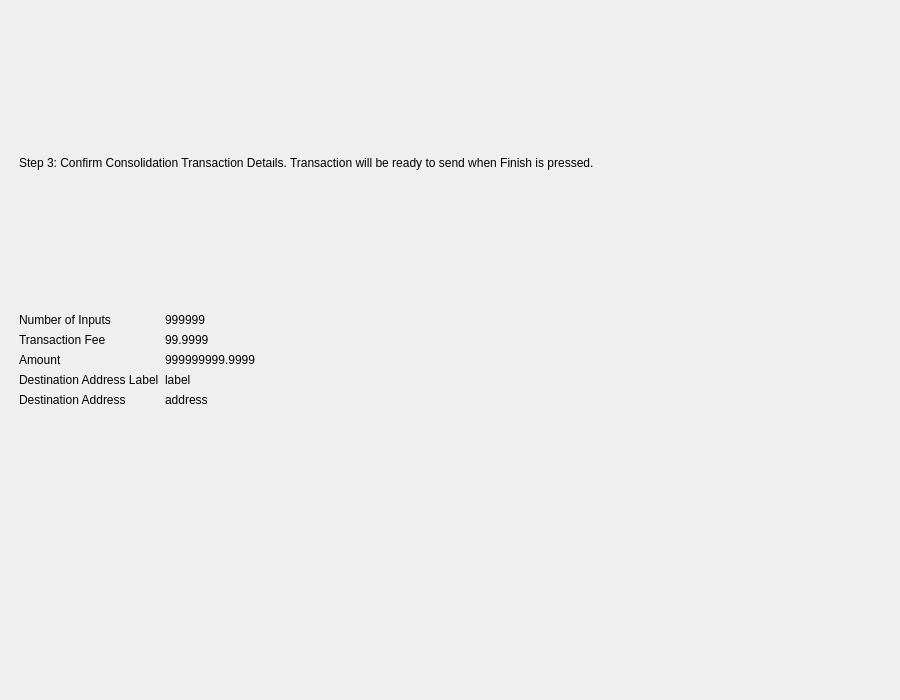
<?xml version="1.0" encoding="UTF-8"?>
<ui version="4.0">
 <class>ConsolidateUnspentWizardSendPage</class>
 <widget class="QWizardPage" name="ConsolidateUnspentWizardSendPage">
  <property name="geometry">
   <rect>
    <x>0</x>
    <y>0</y>
    <width>900</width>
    <height>700</height>
   </rect>
  </property>
  <property name="windowTitle">
   <string>WizardPage</string>
  </property>
  <widget class="QWidget" name="verticalLayoutWidget">
   <property name="geometry">
    <rect>
     <x>19</x>
     <y>19</y>
     <width>851</width>
     <height>581</height>
    </rect>
   </property>
   <layout class="QVBoxLayout" name="verticalLayout">
    <item>
     <layout class="QHBoxLayout" name="horizontalLayout">
      <item>
       <widget class="QLabel" name="sendIntroLabel">
        <property name="text">
         <string>Step 3: Confirm Consolidation Transaction Details. Transaction will be ready to send when Finish is pressed.</string>
        </property>
        <property name="wordWrap">
         <bool>true</bool>
        </property>
       </widget>
      </item>
     </layout>
    </item>
    <item>
     <layout class="QFormLayout" name="formLayout_2">
      <item row="0" column="0">
       <widget class="QLabel" name="InputQuantityTextLabel">
        <property name="text">
         <string>Number of Inputs</string>
        </property>
       </widget>
      </item>
      <item row="0" column="1">
       <widget class="QLabel" name="InputQuantityLabel">
        <property name="text">
         <string>999999</string>
        </property>
       </widget>
      </item>
      <item row="1" column="0">
       <widget class="QLabel" name="feeTextLabel">
        <property name="text">
         <string>Transaction Fee</string>
        </property>
       </widget>
      </item>
      <item row="1" column="1">
       <widget class="QLabel" name="feeLabel">
        <property name="text">
         <string>99.9999</string>
        </property>
       </widget>
      </item>
      <item row="2" column="0">
       <widget class="QLabel" name="afterFeeAmountTextLabel">
        <property name="text">
         <string>Amount</string>
        </property>
       </widget>
      </item>
      <item row="2" column="1">
       <widget class="QLabel" name="afterFeeAmountLabel">
        <property name="text">
         <string>999999999.9999</string>
        </property>
       </widget>
      </item>
      <item row="4" column="0">
       <widget class="QLabel" name="destinationAddressTextLabel">
        <property name="text">
         <string>Destination Address</string>
        </property>
       </widget>
      </item>
      <item row="4" column="1">
       <widget class="QLabel" name="destinationAddressLabel">
        <property name="text">
         <string>address</string>
        </property>
       </widget>
      </item>
      <item row="3" column="0">
       <widget class="QLabel" name="destinationAddressLabelTextLabel">
        <property name="text">
         <string>Destination Address Label</string>
        </property>
       </widget>
      </item>
      <item row="3" column="1">
       <widget class="QLabel" name="destinationAddressLabelLabel">
        <property name="text">
         <string>label</string>
        </property>
       </widget>
      </item>
     </layout>
    </item>
   </layout>
  </widget>
 </widget>
 <resources/>
 <connections/>
</ui>
